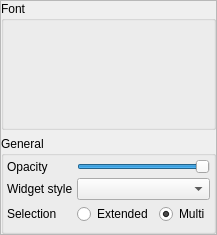
<?xml version="1.0" encoding="UTF-8"?>
<ui version="4.0">
 <class>CSettingsGuiComponent</class>
 <widget class="QFrame" name="CSettingsGuiComponent">
  <property name="geometry">
   <rect>
    <x>0</x>
    <y>0</y>
    <width>204</width>
    <height>235</height>
   </rect>
  </property>
  <property name="windowTitle">
   <string>GUI general settings</string>
  </property>
  <property name="frameShape">
   <enum>QFrame::StyledPanel</enum>
  </property>
  <property name="frameShadow">
   <enum>QFrame::Raised</enum>
  </property>
  <layout class="QVBoxLayout" name="vl_SettingsGuiComponent">
   <property name="leftMargin">
    <number>0</number>
   </property>
   <property name="topMargin">
    <number>0</number>
   </property>
   <property name="rightMargin">
    <number>0</number>
   </property>
   <property name="bottomMargin">
    <number>0</number>
   </property>
   <item>
    <widget class="QGroupBox" name="gb_Font">
     <property name="title">
      <string>Font</string>
     </property>
     <layout class="QVBoxLayout" name="vl_FontSettings">
      <property name="leftMargin">
       <number>3</number>
      </property>
      <property name="topMargin">
       <number>3</number>
      </property>
      <property name="rightMargin">
       <number>3</number>
      </property>
      <property name="bottomMargin">
       <number>3</number>
      </property>
      <item>
       <widget class="BlackGui::Components::CSettingsFontComponent" name="comp_SettingsFonts">
        <property name="minimumSize">
         <size>
          <width>0</width>
          <height>100</height>
         </size>
        </property>
       </widget>
      </item>
     </layout>
    </widget>
   </item>
   <item>
    <widget class="QGroupBox" name="gb_GuiGeneral">
     <property name="title">
      <string>General</string>
     </property>
     <layout class="QFormLayout" name="fl_GuiGeneral">
      <property name="horizontalSpacing">
       <number>4</number>
      </property>
      <property name="verticalSpacing">
       <number>4</number>
      </property>
      <property name="leftMargin">
       <number>3</number>
      </property>
      <property name="topMargin">
       <number>3</number>
      </property>
      <property name="rightMargin">
       <number>3</number>
      </property>
      <property name="bottomMargin">
       <number>3</number>
      </property>
      <item row="1" column="0">
       <widget class="QLabel" name="lbl_SettingsGuiOpacity">
        <property name="toolTip">
         <string>0-100%</string>
        </property>
        <property name="text">
         <string>Opacity</string>
        </property>
       </widget>
      </item>
      <item row="1" column="1">
       <widget class="QSlider" name="hs_SettingsGuiOpacity">
        <property name="sizePolicy">
         <sizepolicy hsizetype="Preferred" vsizetype="Fixed">
          <horstretch>0</horstretch>
          <verstretch>0</verstretch>
         </sizepolicy>
        </property>
        <property name="toolTip">
         <string>0-100%</string>
        </property>
        <property name="maximum">
         <number>100</number>
        </property>
        <property name="singleStep">
         <number>10</number>
        </property>
        <property name="value">
         <number>100</number>
        </property>
        <property name="orientation">
         <enum>Qt::Horizontal</enum>
        </property>
       </widget>
      </item>
      <item row="2" column="0">
       <widget class="QLabel" name="lbl_SettingsGuiWidgetStyle">
        <property name="text">
         <string>Widget style</string>
        </property>
       </widget>
      </item>
      <item row="2" column="1">
       <widget class="QComboBox" name="cb_SettingsGuiWidgetStyle"/>
      </item>
      <item row="3" column="0">
       <widget class="QLabel" name="lbl_PreferredMultiSelect">
        <property name="text">
         <string>Selection</string>
        </property>
       </widget>
      </item>
      <item row="3" column="1">
       <widget class="QWidget" name="wi_PreferredSelection" native="true">
        <layout class="QHBoxLayout" name="hl_PreferredMultiSelect">
         <property name="leftMargin">
          <number>0</number>
         </property>
         <property name="topMargin">
          <number>0</number>
         </property>
         <property name="rightMargin">
          <number>0</number>
         </property>
         <property name="bottomMargin">
          <number>0</number>
         </property>
         <item>
          <widget class="QRadioButton" name="rb_PreferExtendedSelection">
           <property name="text">
            <string>Extended</string>
           </property>
          </widget>
         </item>
         <item>
          <widget class="QRadioButton" name="rb_PreferMultiSelection">
           <property name="text">
            <string>Multi</string>
           </property>
           <property name="checked">
            <bool>true</bool>
           </property>
          </widget>
         </item>
        </layout>
       </widget>
      </item>
     </layout>
    </widget>
   </item>
  </layout>
 </widget>
 <customwidgets>
  <customwidget>
   <class>BlackGui::Components::CSettingsFontComponent</class>
   <extends>QFrame</extends>
   <header>blackgui/components/settingsfontcomponent.h</header>
   <container>1</container>
  </customwidget>
 </customwidgets>
 <resources/>
 <connections/>
</ui>
